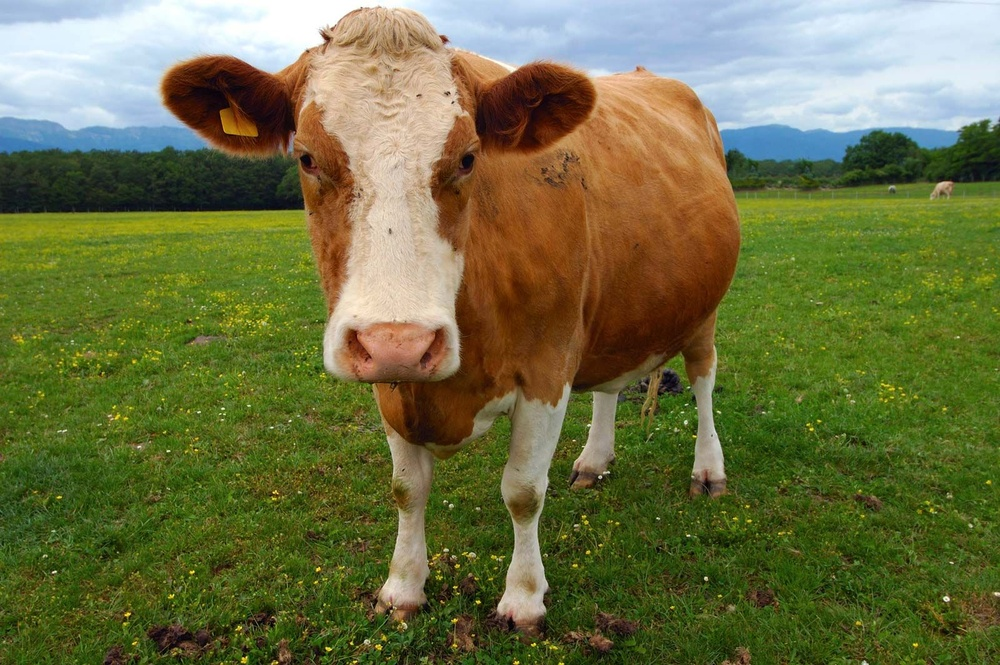
#> input picture lab_3/cow_images/000001.jpg, 1000 x 665 px, shrunk from 1600 x 1064 before the run
$ python crop_cli.py --input ../cow_images/000001.jpg --output out.png --width 100 --height 100
#> lines starting #> are read from the running program, lines starting #| are printed output that depends on the picture
### lab_3/image_crop/image_processing.py
from pathlib import Path
from typing import Tuple
from PIL import Image


def load_image(image_path: str) -> Image.Image:
    """
    Загружает изображение из файла.
    """
    if not Path(image_path).exists():
        raise FileNotFoundError(f"Файл {image_path} не найден")

    try:
        img = Image.open(image_path)
        return img
    except Exception as e:
        raise IOError(f"Ошибка при загрузке изображения: {e}")


def get_image_size(img: Image.Image) -> Tuple[int, int]:
    """
    Получает размер изображения.
    """
    return img.size


def crop_image_from_top_left(
    img: Image.Image,
    width: int,
    height: int
) -> Image.Image:
    """
    Обрезает изображение от левого верхнего угла до заданных размеров.
    """
    if width <= 0 or height <= 0:
        raise ValueError("Ширина и высота должны быть положительными числами")

    original_width, original_height = img.size

    crop_width = min(width, original_width)
    crop_height = min(height, original_height)

    if crop_width != width or crop_height != height:
        print(f"Предупреждение: заданные размеры ({width}x{height}) "
              f"превышают размеры изображения ({original_width}x{original_height})")
        print(f"Используются размеры: {crop_width}x{crop_height}")

    cropped_img = img.crop((0, 0, crop_width, crop_height))
    return cropped_img


def save_image(img: Image.Image, output_path: str) -> None:
    """
    Сохраняет изображение в файл.
    """
    try:
        # Создаем директорию, если её нет
        output_dir = Path(output_path).parent
        if output_dir != Path('.'):
            output_dir.mkdir(parents=True, exist_ok=True)

        img.save(output_path)
        print(f"Результат сохранен в: {output_path}")
    except Exception as e:
        raise IOError(f"Ошибка при сохранении изображения: {e}")


def process_image_crop(
    input_path: str,
    output_path: str,
    width: int,
    height: int
) -> Tuple[Image.Image, Image.Image]:
    """
    Полный процесс обрезки изображения.
    """
    print(f"Загрузка изображения: {input_path}")
    img = load_image(input_path)

    original_width, original_height = get_image_size(img)
    print(f"Размер исходного изображения: {original_width}x{original_height} пикселей")

    cropped_img = crop_image_from_top_left(img, width, height)
    crop_width, crop_height = get_image_size(cropped_img)
    print(f"Размер обрезанного изображения: {crop_width}x{crop_height} пикселей")

    save_image(cropped_img, output_path)

    return img, cropped_img

### lab_3/image_crop/visualization.py
from typing import Tuple
import matplotlib.pyplot as plt
from PIL import Image


def display_images_comparison(
    original_img: Image.Image,
    processed_img: Image.Image,
    original_title: str = "Исходное изображение",
    processed_title: str = "Обработанное изображение"
) -> None:
    """
    Отображает исходное и обработанное изображения рядом.
    """
    fig, axes = plt.subplots(1, 2, figsize=(12, 6))

    original_width, original_height = original_img.size
    axes[0].imshow(original_img)
    axes[0].set_title(f'{original_title}\n{original_width}x{original_height} px',
                      fontsize=12, fontweight='bold')
    axes[0].axis('off')

    processed_width, processed_height = processed_img.size
    axes[1].imshow(processed_img)
    axes[1].set_title(f'{processed_title}\n{processed_width}x{processed_height} px',
                      fontsize=12, fontweight='bold')
    axes[1].axis('off')

    plt.tight_layout()
    plt.show()


# [28 lines left out: function save_comparison_plot, not called in this run]


### lab_3/image_crop/crop_cli.py
import argparse
from pathlib import Path
from typing import NoReturn, Optional

from image_processing import process_image_crop
from visualization import display_images_comparison


def parse_arguments() -> argparse.Namespace:
    """
    Парсит аргументы командной строки.
    """
    parser = argparse.ArgumentParser(
        description='Обрезка изображения до заданных размеров от левого верхнего угла',
        formatter_class=argparse.RawDescriptionHelpFormatter,
        epilog="""
Примеры использования:
  %(prog)s --input photo.jpg --output cropped.jpg --width 500 --height 400
  %(prog)s --input ./images/cat.png --output ./output/cat_crop.png --width 300 --height 300
        """
    )

    parser.add_argument(
        '--input',
        type=str,
        required=True,
        help='Путь к исходному изображению'
    )
    parser.add_argument(
        '--output',
        type=str,
        required=True,
        help='Путь для сохранения обрезанного изображения'
    )
    parser.add_argument(
        '--width',
        type=int,
        required=True,
        help='Ширина обрезанного изображения в пикселях'
    )
    parser.add_argument(
        '--height',
        type=int,
        required=True,
        help='Высота обрезанного изображения в пикселях'
    )

    return parser.parse_args()


def validate_arguments(args: argparse.Namespace) -> Optional[str]:
    """
    Проверяет корректность аргументов.
    """
    if not Path(args.input).exists():
        return f"Ошибка: файл {args.input} не найден"

    if args.width <= 0 or args.height <= 0:
        return "Ошибка: ширина и высота должны быть положительными числами"

    return None


def main() -> None:
    args = parse_arguments()

    # Валидация аргументов
    error_message = validate_arguments(args)
    if error_message:
        print(error_message)
        return

    # Обработка изображения
    try:
        original_img, cropped_img = process_image_crop(
            args.input,
            args.output,
            args.width,
            args.height
        )
#> in load_image, img is the input picture: PIL image 1000x665 RGB; mean R, G, B 108.8, 112.4, 67.5
#> in process_image_crop, `original_width, original_height = get_image_size(img)`: original_width = 1000; original_height = 665
#| Размер исходного изображения: 1000x665 пикселей
#> in crop_image_from_top_left, `cropped_img = img.crop((0, 0, crop_width, crop_height))`:
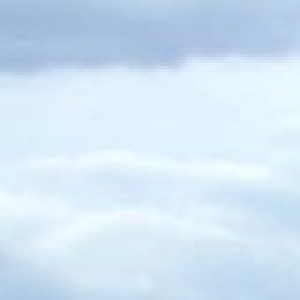
#> cropped_img: PIL image 100x100 RGB (shown 3 times larger); mean R, G, B 209, 228.4, 244.9
#> in process_image_crop, `crop_width, crop_height = get_image_size(cropped_img)`: crop_width = 100
#| Размер обрезанного изображения: 100x100 пикселей

        # Визуализация результата
        display_images_comparison(
            original_img,
            cropped_img,
            "Исходное изображение",
            "Обрезанное изображение"
        )
#> in display_images_comparison, `plt.show()`:
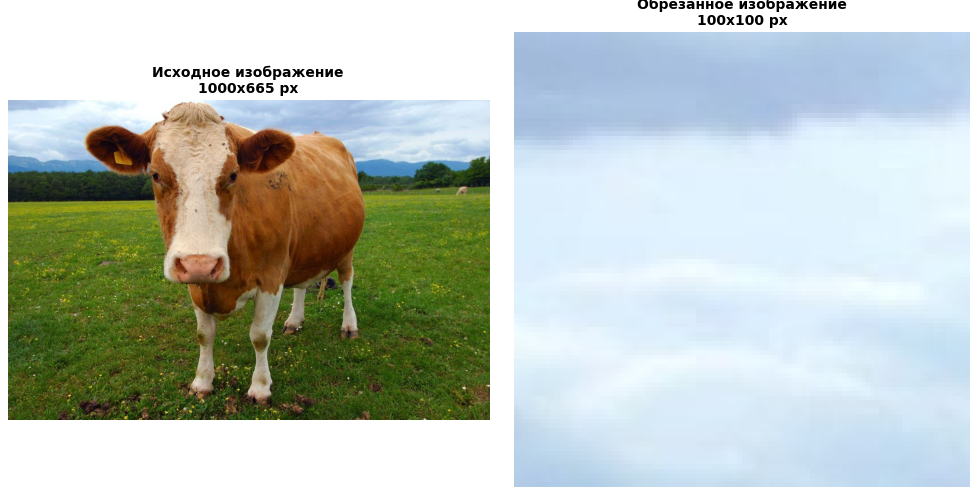
#> figure drawn by matplotlib, 2 panels

        print("\nОбработка завершена успешно!")

    except Exception as e:
        print(f"Ошибка при обработке изображения: {e}")


if __name__ == '__main__':
    main()

$ run again, on lab_3/cow_images/000005.jpg
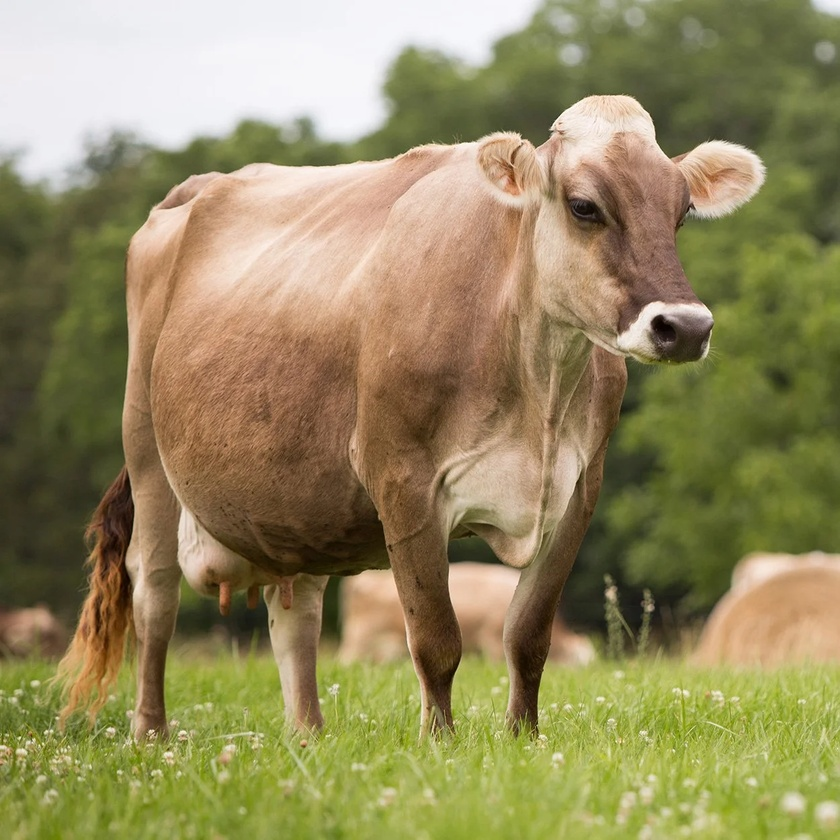
#> input picture lab_3/cow_images/000005.jpg, 840 x 840 px, shrunk from 1250 x 1250 before the run
#> in load_image, img is the input picture: PIL image 840x840 RGB; mean R, G, B 147.8, 137.9, 95.3
#> in process_image_crop, `original_width, original_height = get_image_size(img)`: original_width = 840
#| Размер исходного изображения: 840x840 пикселей
#> in crop_image_from_top_left, `cropped_img = img.crop((0, 0, crop_width, crop_height))`:
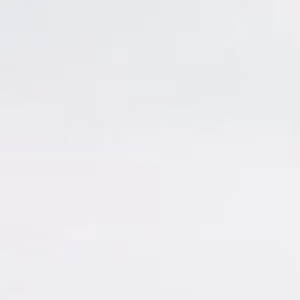
#> cropped_img: PIL image 100x100 RGB (shown 3 times larger); mean R, G, B 236.6, 236, 240.5
#> in process_image_crop, `crop_width, crop_height = get_image_size(cropped_img)`: crop_width = 100
#| Размер обрезанного изображения: 100x100 пикселей
#> in display_images_comparison, `plt.show()`:
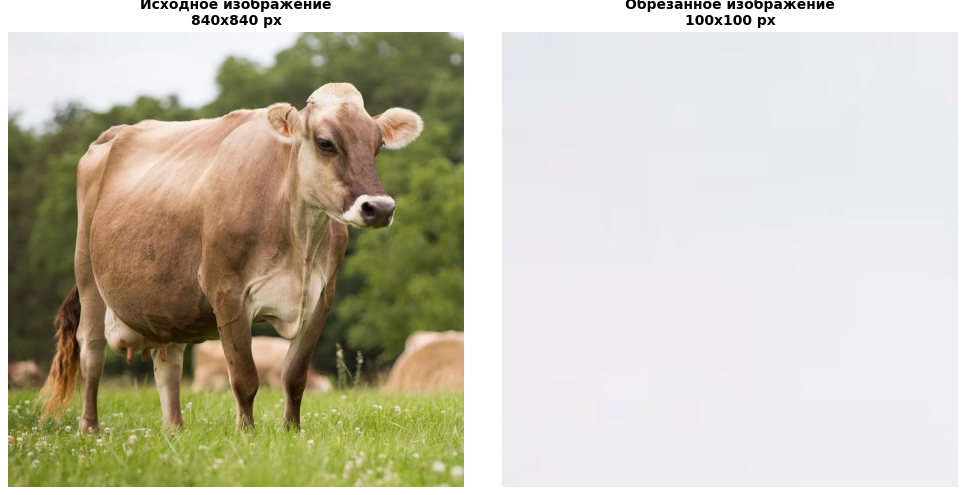
#> figure drawn by matplotlib, 2 panels

$ run again, on lab_3/cow_images/000006.jpg
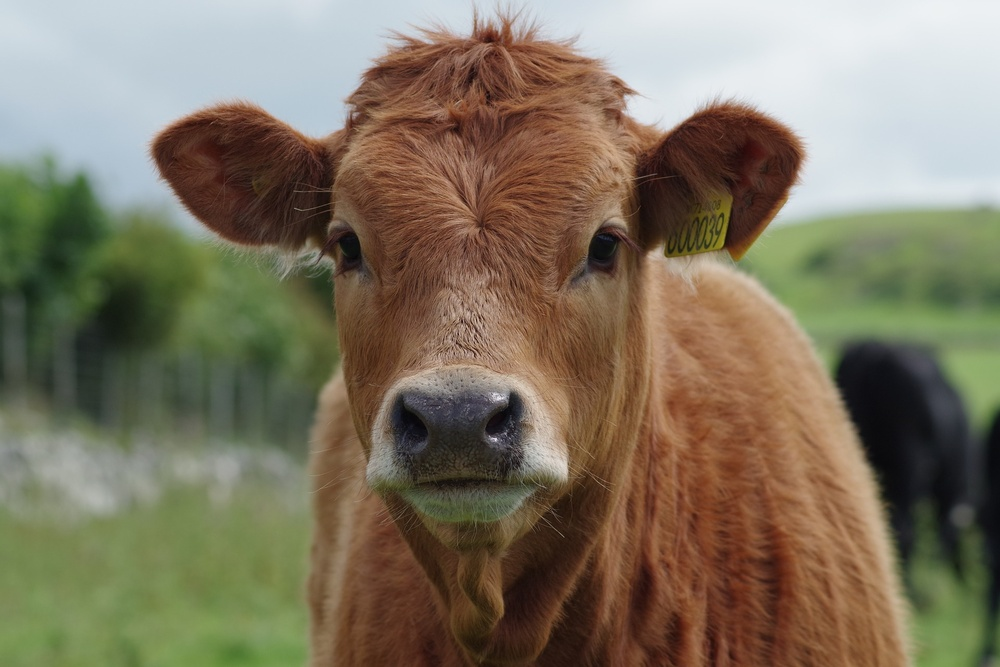
#> input picture lab_3/cow_images/000006.jpg, 1000 x 667 px, shrunk from 1920 x 1280 before the run
#> in load_image, img is the input picture: PIL image 1000x667 RGB; mean R, G, B 126.4, 116.5, 96
#> in process_image_crop, `original_width, original_height = get_image_size(img)`: original_width = 1000; original_height = 667
#| Размер исходного изображения: 1000x667 пикселей
#> in crop_image_from_top_left, `cropped_img = img.crop((0, 0, crop_width, crop_height))`:
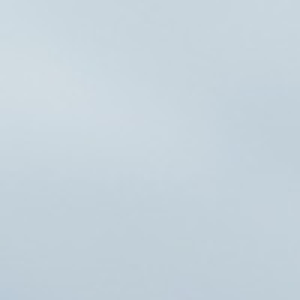
#> cropped_img: PIL image 100x100 RGB (shown 3 times larger); mean R, G, B 198.2, 211.6, 220.1
#> in process_image_crop, `crop_width, crop_height = get_image_size(cropped_img)`: crop_width = 100
#| Размер обрезанного изображения: 100x100 пикселей
#> in display_images_comparison, `plt.show()`:
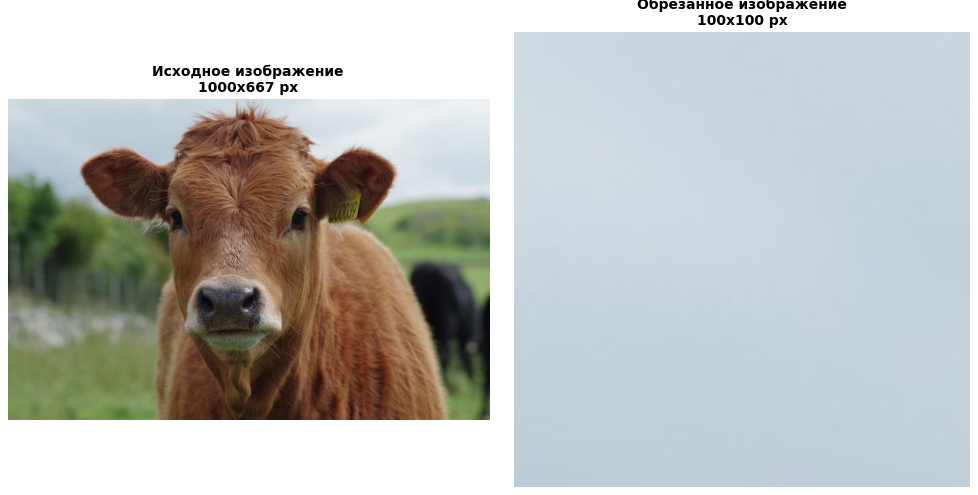
#> figure drawn by matplotlib, 2 panels

$ run again, on lab_3/cow_images/000007.jpg
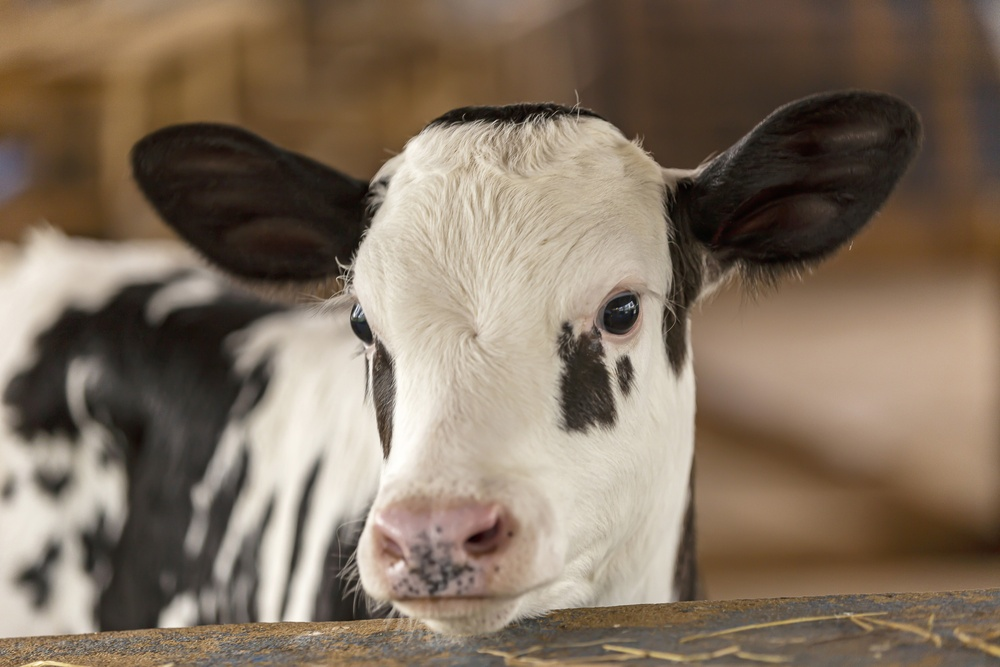
#> input picture lab_3/cow_images/000007.jpg, 1000 x 667 px, shrunk from 2500 x 1667 before the run
#> in load_image, img is the input picture: PIL image 1000x667 RGB; mean R, G, B 129.9, 113.5, 96.3
#> in process_image_crop, `original_width, original_height = get_image_size(img)`: original_width = 1000; original_height = 667
#| Размер исходного изображения: 1000x667 пикселей
#> in crop_image_from_top_left, `cropped_img = img.crop((0, 0, crop_width, crop_height))`:
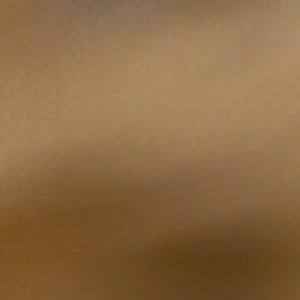
#> cropped_img: PIL image 100x100 RGB (shown 3 times larger); mean R, G, B 139.8, 106.4, 68.7
#> in process_image_crop, `crop_width, crop_height = get_image_size(cropped_img)`: crop_width = 100
#| Размер обрезанного изображения: 100x100 пикселей
#> in display_images_comparison, `plt.show()`:
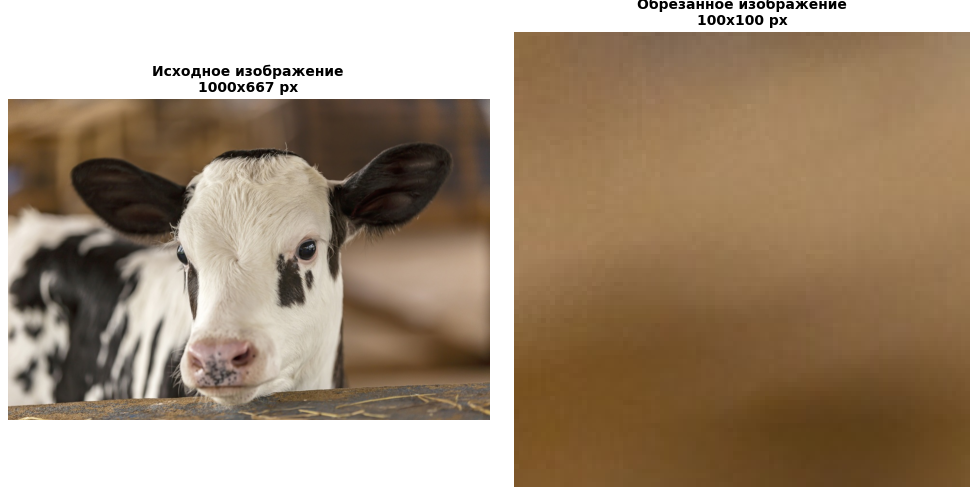
#> figure drawn by matplotlib, 2 panels
